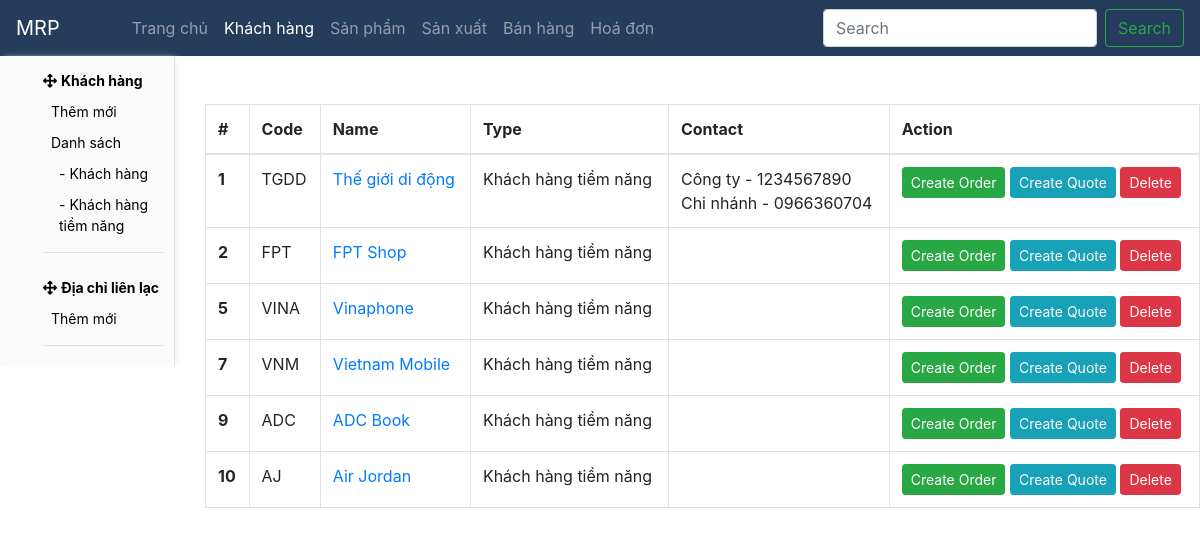
/customer/customer_potential_list, run on an earlier commit of the app's database.
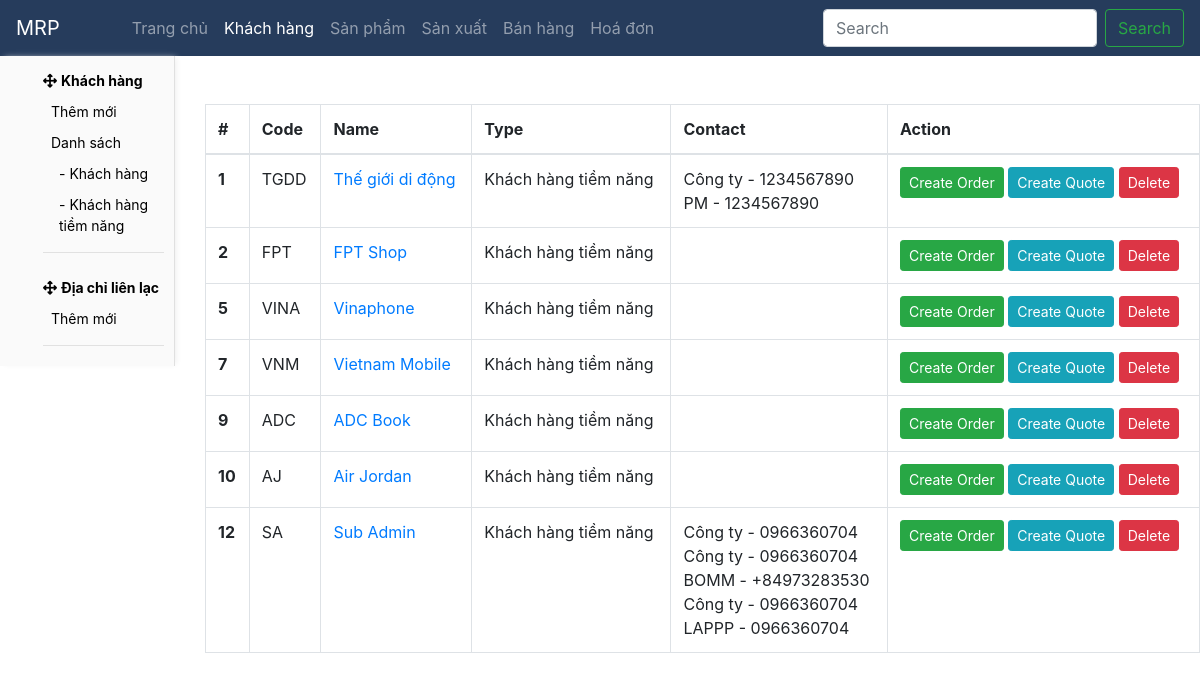
And on a later commit of the database.
### core/models.py (models this page shows, shortened)
class Customer(models.Model):
    name = models.CharField(max_length=50)
    code = models.CharField(max_length=5, blank=True, null=True, unique=True)
    logo = models.ImageField(upload_to='company_logo/', blank=True, null=True, default='company_logo/default.jpg')
    type = models.CharField(max_length=50, choices=CUSTOMER_TYPE, default='Khách hàng')
    zip_code = models.CharField(max_length=50, blank=True, null=True)
    size = models.CharField(max_length=50, choices=COMPANY_SIZE, blank=True, null=True)
    status = models.CharField(max_length=50, choices=CUSTOMER_STATUS, default='Active')
    note = models.TextField(max_length=1000, blank=True, null=True)
    created_at = models.DateTimeField(auto_now_add=True, blank=True, null=True)

class CustomerContact(models.Model):
    label = models.CharField(max_length=50)
    address = models.CharField(max_length=50)
    phone = models.CharField(max_length=50)
    customer = models.ForeignKey(Customer, on_delete=models.CASCADE, related_name='customer_contact')

### core/views.py (the view)
# urls.py: path('customer/customer_potential_list', customer_potential_list, name='customer_potential_list'),
def customer_potential_list(request):
    return render(request, 'customer/customer_potential_list.html', {'customers': Customer.objects.filter(type='Khách hàng tiềm năng'), })

### core/templates/customer/customer_potential_list.html (shortened to what this page needs)
{% extends "base.html" %}
{% block sidebar %}
  {% include "sidebar/customer.html" %}
{% endblock sidebar %}
{% block content %}
  <table class="table table-bordered mt-5">
    <thead>
      <tr>
        <th scope="col">#</th>
        <th scope="col">Code</th>
        <th scope="col">Name</th>
        <th scope="col">Type</th>
        <th scope="col">Contact</th>
        <th scope="col">Action</th>
      </tr>
    </thead>
    <tbody>
      {% for customer in customers %}
        <tr>
          <th scope="row">{{ customer.id }}</th>
          <td>{{ customer.code }}</td>
          <td><a href="{% url 'customer_detail' customer.id %}">{{ customer.name }}</a></td>
          <td>{{ customer.type }}</td>
          <td>{% for contact in customer.customer_contact.all %}<div>{{ contact.label }} - {{ contact.phone }}</div>{% endfor %}</td>
          <td>
            <a href="{% url 'order_add' customer.id %}" class="btn btn-sm btn-success">Create Order</a>
            <a href="#" class="btn btn-sm btn-info">Create Quote</a>
            <a class="btn btn-sm btn-danger" onclick="confirm('delete?')?window.location.href='{% url 'customer_delete' customer.id %}':">Delete</a>
          </td>
        </tr>
      {% endfor %}
    </tbody>
  </table>
{% endblock content %}

What changed in the data, as far as the page shows it:
removed CustomerContact: label "Chi nhánh", phone "0966360704", shown under Customer "TGDD"
added CustomerContact: label "PM", phone "1234567890", shown under Customer "TGDD"
added Customer: id "12", code "SA", name "Sub Admin", type "Khách hàng tiềm năng"
added CustomerContact: label "Công ty", phone "0966360704", shown under "12"
added CustomerContact: label "Công ty", phone "0966360704", shown under "12"
added CustomerContact: label "BOMM", phone "+84973283530", shown under "12"
added CustomerContact: label "Công ty", phone "0966360704", shown under "12"
added CustomerContact: label "LAPPP", phone "0966360704", shown under "12"
